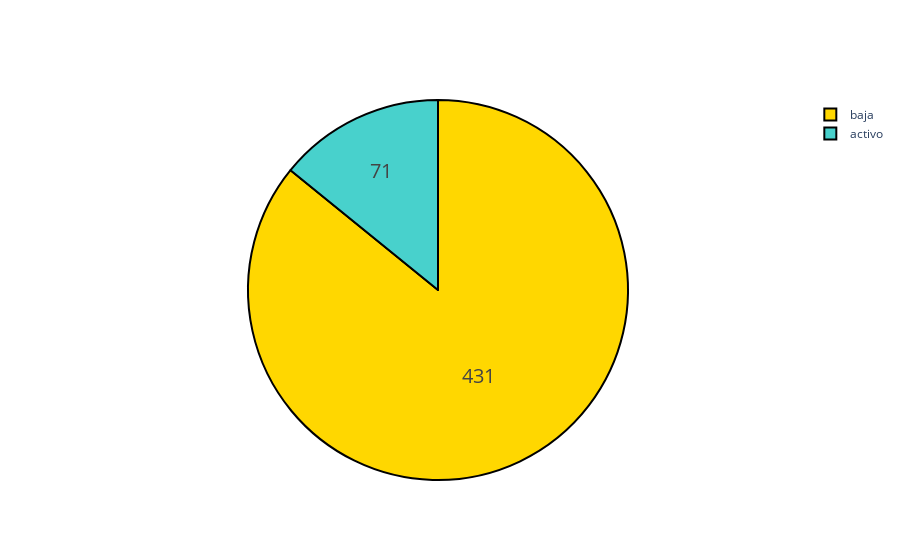

The notebook cell this image was saved under:
### Markdown cell above
#### 2.3. Distribution of target variable

### Code cell
fig = go.Figure(data=[go.Pie(labels=['baja','activo'], values=df['Estatus'].value_counts(), textinfo='label+percent')])
fig.update_traces(hoverinfo='label+percent', textinfo='value', textfont_size=20,
                  marker=dict(colors=['gold', 'mediumturquoise'], line=dict(color='#000000', width=2)))
fig.show()

### Figure 1 — Plotly figure (JSON) as saved in the notebook; plotly's stock layout.template omitted (floating-point values rounded to 4 significant figures)
{"data": [{"hoverinfo": "label+percent", "labels": ["baja", "activo"], "marker": {"colors": ["gold", "mediumturquoise"], "line": {"color": "#000000", "width": 2}}, "textfont": {"size": 20}, "textinfo": "value", "type": "pie", "values": [431, 71]}], "layout": {}}
